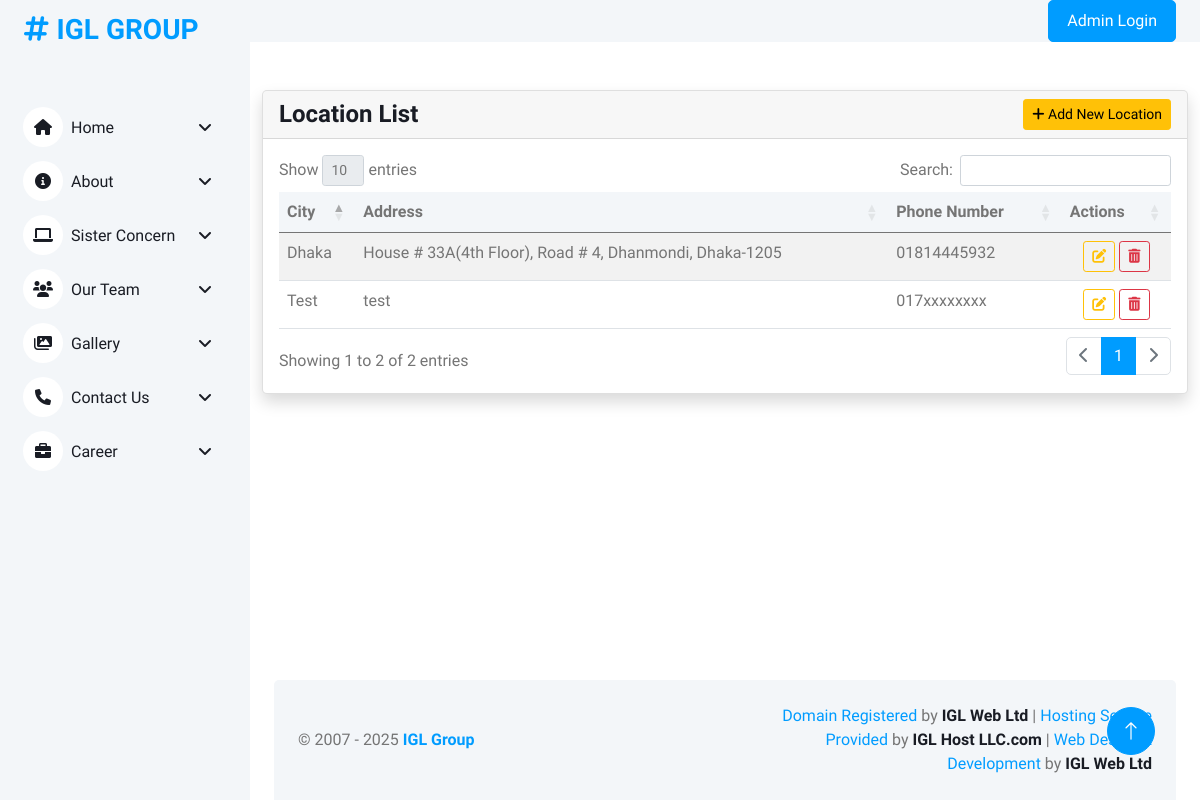
Page /locations/ on the earlier database version.
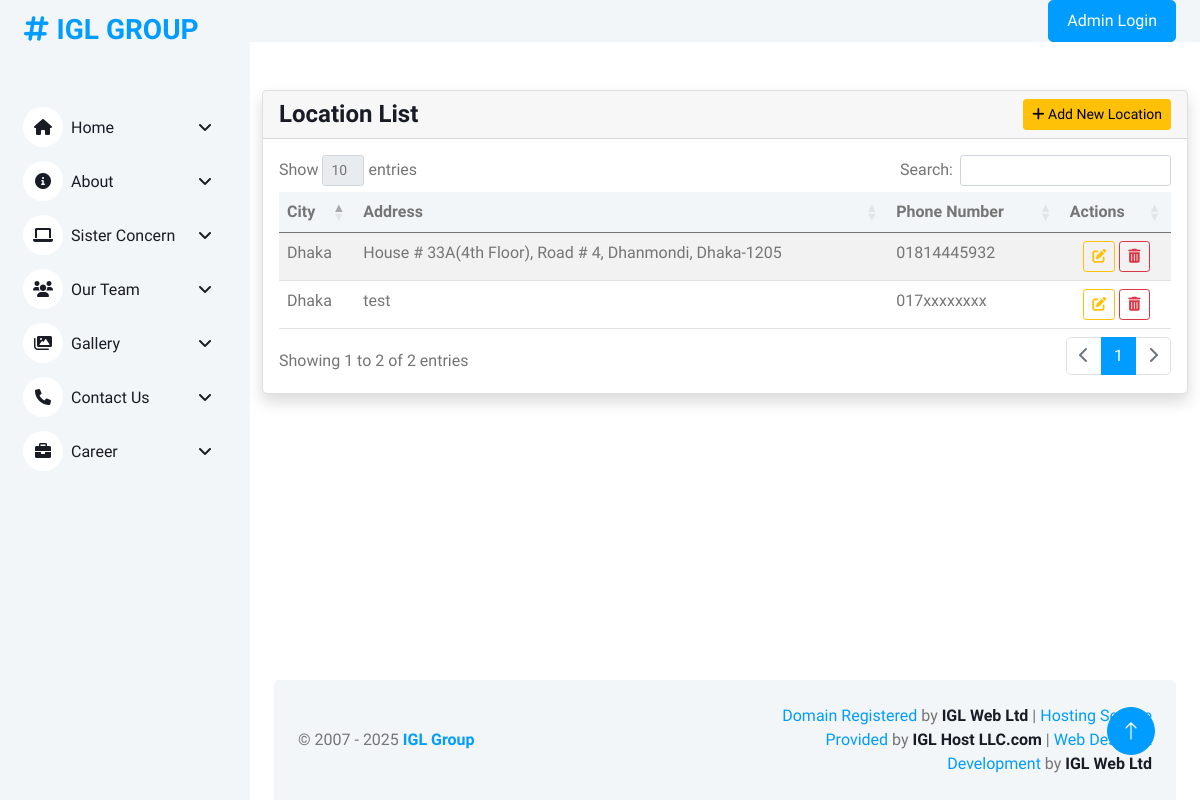
Same page on the later database version.
### igl/models.py (models this page shows, shortened)
class Contact_Location(models.Model):
    city = models.CharField(max_length=100, help_text="City name.")
    address = models.TextField(max_length=255,help_text="Full address of the location.")
    map_url = models.URLField(
        help_text="Google Maps link for the location. Paste the link from Google Maps.",
        blank=True,
        null=True
    )
    phone_number = models.CharField(max_length=20, help_text="Phone number for the location.")
    TNT_number=models.CharField(max_length=20,null=True,blank=True, help_text="TNT number for the location.")
    image = models.ImageField(upload_to="locations/", help_text="Image or background for the location.")

### igl/admin_views.py (the view)
# urls.py: path('locations/', admin_views.location_list, name='location_list'),
def location_list(request):
    locations = Contact_Location.objects.all()
    return render(request, 'backend/location_list.html', {'locations': locations})

### igl/context_processors.py (called while the page is built)
def global_context(request):
    logo = Logo.objects.filter(is_active=True).first()
    menus = NavMenu.objects.filter(is_active=True)
    sister_concerns = SisterConcern.objects.all()
    footer_sister_concerns = SisterConcern.objects.values('title', 'link')  # Get only title and link fields
    footer_sister_concerns = list(footer_sister_concerns)  # Convert queryset to list of dictionaries
    mid_point = len(footer_sister_concerns) // 2  # Find the middle point
    column1 = footer_sister_concerns[:mid_point]  # First half for column1
    column2 = footer_sister_concerns[mid_point:]  # Second half for column2
    return {
        'logo': logo,
        'menus': menus,
        'sister_concerns': sister_concerns,
        'column1': column1,  # Added for footer
        'column2': column2,  # Added for footer
    }

### igl/templates/backend/location_list.html (shortened to what this page needs)
{% extends "backend/base.html" %}
{% load static %}
{% block content %}
<div class="container mt-5">
    <div class="card shadow">
        <div class="card-header text-white d-flex justify-content-between align-items-center">
            <h4 class="mb-0">Location List</h4>
            <button class="btn btn-warning btn-sm" data-bs-toggle="modal" data-bs-target="#addLocationModal">
                <i class="fas fa-plus"></i> Add New Location
            </button>
        </div>
        <div class="card-body">
            <div class="table-responsive">
                <table id="locationTable" class="table table-striped table-hover">
                    <thead class="bg-light">
                        <tr>
                            <th>City</th>
                            <th>Address</th>
                            <th>Phone Number</th>
                            <th>Actions</th>
                        </tr>
                    </thead>
                    <tbody>
                        {% for location in locations %}
                        <tr>
                            <td>{{ location.city }}</td>
                            <td>{{ location.address }}</td>
                            <td>{{ location.phone_number }}</td>
                            <td class="text-center">
                                <button class="btn btn-sm btn-outline-warning" onclick="editLocation({{ location.id }})" title="Edit">
                                    <i class="fas fa-edit"></i>
                                </button>
                                <button class="btn btn-sm btn-outline-danger" onclick="deleteLocation({{ location.id }})" title="Delete">
                                    <i class="fas fa-trash-alt"></i>
                                </button>
                            </td>
                        </tr>
                        {% endfor %}
                    </tbody>
                </table>
            </div>
        </div>
    </div>
</div>
{% endblock %}
{% block custom_css %}
<link rel="stylesheet" href="https://cdnjs.cloudflare.com/ajax/libs/font-awesome/6.0.0/css/all.min.css">
<link rel="stylesheet" href="https://cdn.datatables.net/1.13.1/css/dataTables.bootstrap4.min.css">
{% endblock %}

Differences in the rows shown:
removed Contact_Location: city "Test", address "test", phone_number "017xxxxxxxx"
added Contact_Location: city "Dhaka", address "test", phone_number "017xxxxxxxx"
